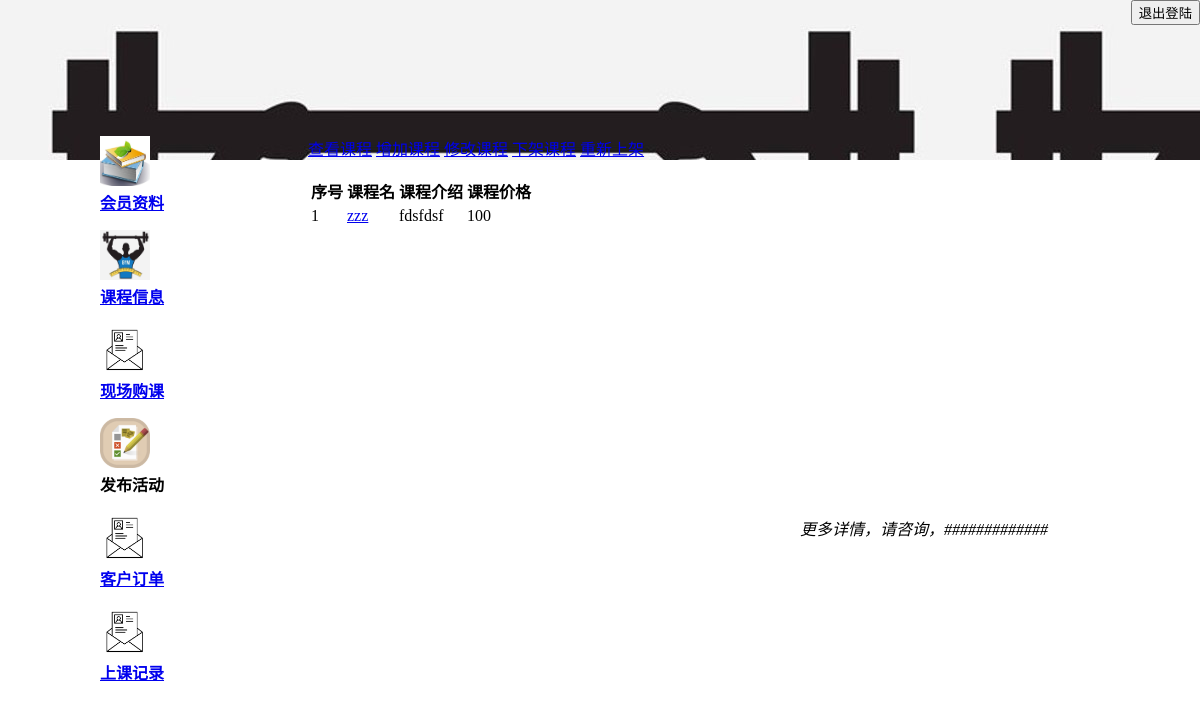
The page /modifycourse/ (signed in) on the database its author committed.
### Database/models.py (models this page shows, shortened)
class Course(models.Model):  # 课程信息
    coursename = models.CharField(primary_key=True, max_length=20)  # 课程名
    courseintroduction = models.CharField(max_length=100, default="")  # 课程介绍
    courseprice = models.IntegerField(default=0)  # 课程价格
    course_flag = models.BooleanField(default=True)  # 标记课程是否在使用

### admin_CourseMessage/views.py (the view)
# urls.py: path('modifycourse/',include('admin_CourseMessage.modifycourseurls')),#管理员登陆状态下修改课程信息
def modifycourse(request):  # 管理员修改课程信息
    sessionManager = SessionManager(request)
    if not sessionManager.isAdministrator():
        return HttpResponse('顾客禁止使用此功能')
    coursec = Course.objects.filter(course_flag=True)  # 查询在使用的课程信息
    return render(request, 'modifycourseUI.html', {'order6': coursec})

### Database/models.py (called while the page is built)
    def isAdministrator(self):
        if self.authoritySignal:
            return True
        else:
            return False

### Tools/SessionManager.py (called while the page is built)
    def isAdministrator(self):
        username=self.session.get("Username",default=None)
        if username is not None:
            user=Customer.objects.get(username=username)
            return user.isAdministrator()
        return False

### admin_CourseMessage/templates/modifycourseUI.html (shortened to what this page needs)
{% extends 'admin_indexbase.html' %}
{% block content2 %}
<p><a href="/admin_coursemessage/">查看课程</a> <a href="/addcourse/">增加课程</a> <a href="/modifycourse/">修改课程</a>
        <a href="/deletecourse/">下架课程</a> <a href="/readdcourse/">重新上架</a></p>
    {% if order6 %}
    <table>
        <tr>
            <th>序号</th>
            <th>课程名</th>
            <th>课程介绍</th>
            <th>课程价格</th>
        </tr>
         {% for i in order6 %}
        <tr>
            <td>{{ forloop.counter }}</td>
            <td><a href="{{i.coursename}}">{{ i.coursename }}</a> </td>
            <td>{{ i.courseintroduction }}</td>
            <td>{{ i.courseprice }}</td>
        </tr>
        {% endfor %}
    </table>
    {% endif %}
    {% endblock %}

### rows shown on the page
Course: coursename "zzz", courseintroduction "fdsfdsf", courseprice "100"
